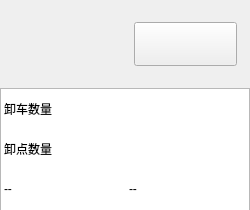
          <widget class="QWidget" name="crushInfoWidget" native="true">
           <property name="sizePolicy">
            <sizepolicy hsizetype="Fixed" vsizetype="Preferred">
             <horstretch>0</horstretch>
             <verstretch>0</verstretch>
            </sizepolicy>
           </property>
           <property name="minimumSize">
            <size>
             <width>0</width>
             <height>210</height>
            </size>
           </property>
           <property name="maximumSize">
            <size>
             <width>16777215</width>
             <height>210</height>
            </size>
           </property>
           <layout class="QVBoxLayout" name="verticalLayout_4">
            <property name="spacing">
             <number>0</number>
            </property>
            <property name="leftMargin">
             <number>0</number>
            </property>
            <property name="topMargin">
             <number>0</number>
            </property>
            <property name="rightMargin">
             <number>0</number>
            </property>
            <property name="bottomMargin">
             <number>0</number>
            </property>
            <item>
             <layout class="QHBoxLayout" name="horizontalLayout">
              <property name="spacing">
               <number>10</number>
              </property>
              <property name="leftMargin">
               <number>20</number>
              </property>
              <property name="topMargin">
               <number>20</number>
              </property>
              <property name="bottomMargin">
               <number>20</number>
              </property>
              <item>
               <widget class="QLabel" name="diggerLabel">
                <property name="minimumSize">
                 <size>
                  <width>82</width>
                  <height>48</height>
                 </size>
                </property>
                <property name="maximumSize">
                 <size>
                  <width>82</width>
                  <height>48</height>
                 </size>
                </property>
                <property name="text">
                 <string/>
                </property>
               </widget>
              </item>
              <item>
               <widget class="QPushButton" name="emergenceBtn">
                <property name="minimumSize">
                 <size>
                  <width>103</width>
                  <height>44</height>
                 </size>
                </property>
                <property name="maximumSize">
                 <size>
                  <width>103</width>
                  <height>44</height>
                 </size>
                </property>
                <property name="text">
                 <string/>
                </property>
                <property name="checkable">
                 <bool>true</bool>
                </property>
               </widget>
              </item>
             </layout>
            </item>
            <item>
             <widget class="QTableWidget" name="crushInfoTable">
              <property name="sizePolicy">
               <sizepolicy hsizetype="Expanding" vsizetype="Expanding">
                <horstretch>0</horstretch>
                <verstretch>0</verstretch>
               </sizepolicy>
              </property>
              <property name="minimumSize">
               <size>
                <width>0</width>
                <height>166</height>
               </size>
              </property>
              <property name="maximumSize">
               <size>
                <width>250</width>
                <height>166</height>
               </size>
              </property>
              <property name="focusPolicy">
               <enum>Qt::NoFocus</enum>
              </property>
              <property name="verticalScrollBarPolicy">
               <enum>Qt::ScrollBarAlwaysOff</enum>
              </property>
              <property name="horizontalScrollBarPolicy">
               <enum>Qt::ScrollBarAlwaysOff</enum>
              </property>
              <property name="editTriggers">
               <set>QAbstractItemView::NoEditTriggers</set>
              </property>
              <property name="selectionMode">
               <enum>QAbstractItemView::NoSelection</enum>
              </property>
              <property name="selectionBehavior">
               <enum>QAbstractItemView::SelectRows</enum>
              </property>
              <property name="showGrid">
               <bool>false</bool>
              </property>
              <attribute name="horizontalHeaderVisible">
               <bool>false</bool>
              </attribute>
              <attribute name="horizontalHeaderDefaultSectionSize">
               <number>125</number>
              </attribute>
              <attribute name="verticalHeaderVisible">
               <bool>false</bool>
              </attribute>
              <attribute name="verticalHeaderDefaultSectionSize">
               <number>40</number>
              </attribute>
              <row>
               <property name="text">
                <string>新建行</string>
               </property>
              </row>
              <row>
               <property name="text">
                <string>新建行</string>
               </property>
              </row>
              <row>
               <property name="text">
                <string>新建行</string>
               </property>
              </row>
              <column>
               <property name="text">
                <string>新建列</string>
               </property>
              </column>
              <column>
               <property name="text">
                <string>新建列</string>
               </property>
              </column>
              <item row="0" column="0">
               <property name="text">
                <string>卸车数量</string>
               </property>
              </item>
              <item row="1" column="0">
               <property name="text">
                <string>卸点数量</string>
               </property>
              </item>
              <item row="2" column="0">
               <property name="text">
                <string>--</string>
               </property>
              </item>
              <item row="2" column="1">
               <property name="text">
                <string>--</string>
               </property>
              </item>
             </widget>
            </item>
           </layout>
          </widget>
